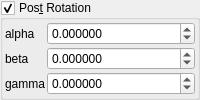
    <widget class="MyGroupBox" name="groupCheck_transf_rotation2_enabled_false">
     <property name="title">
      <string>Pos&amp;t Rotation</string>
     </property>
     <property name="checkable">
      <bool>true</bool>
     </property>
     <layout class="QVBoxLayout" name="verticalLayout_9" stretch="0">
      <property name="spacing">
       <number>2</number>
      </property>
      <property name="leftMargin">
       <number>2</number>
      </property>
      <property name="topMargin">
       <number>2</number>
      </property>
      <property name="rightMargin">
       <number>2</number>
      </property>
      <property name="bottomMargin">
       <number>2</number>
      </property>
      <item>
       <layout class="QGridLayout" name="gridLayout_25" columnstretch="0,1">
        <property name="spacing">
         <number>2</number>
        </property>
        <item row="1" column="0">
         <widget class="QLabel" name="label_44">
          <property name="text">
           <string notr="true">alpha</string>
          </property>
         </widget>
        </item>
        <item row="2" column="0">
         <widget class="QLabel" name="label_56">
          <property name="text">
           <string notr="true">beta</string>
          </property>
         </widget>
        </item>
        <item row="3" column="0">
         <widget class="QLabel" name="label_57">
          <property name="text">
           <string notr="true">gamma</string>
          </property>
         </widget>
        </item>
        <item row="1" column="1">
         <widget class="MyDoubleSpinBox" name="spinboxd3_transf_rotation2_x">
          <property name="sizePolicy">
           <sizepolicy hsizetype="Minimum" vsizetype="Maximum">
            <horstretch>0</horstretch>
            <verstretch>0</verstretch>
           </sizepolicy>
          </property>
          <property name="prefix">
           <string/>
          </property>
          <property name="suffix">
           <string/>
          </property>
          <property name="decimals">
           <number>6</number>
          </property>
          <property name="minimum">
           <double>-36000.000000000000000</double>
          </property>
          <property name="maximum">
           <double>36000.000000000000000</double>
          </property>
          <property name="singleStep">
           <double>1.000000000000000</double>
          </property>
         </widget>
        </item>
        <item row="2" column="1">
         <widget class="MyDoubleSpinBox" name="spinboxd3_transf_rotation2_y">
          <property name="sizePolicy">
           <sizepolicy hsizetype="Minimum" vsizetype="Maximum">
            <horstretch>0</horstretch>
            <verstretch>0</verstretch>
           </sizepolicy>
          </property>
          <property name="prefix">
           <string/>
          </property>
          <property name="suffix">
           <string/>
          </property>
          <property name="decimals">
           <number>6</number>
          </property>
          <property name="minimum">
           <double>-36000.000000000000000</double>
          </property>
          <property name="maximum">
           <double>36000.000000000000000</double>
          </property>
          <property name="singleStep">
           <double>1.000000000000000</double>
          </property>
         </widget>
        </item>
        <item row="3" column="1">
         <widget class="MyDoubleSpinBox" name="spinboxd3_transf_rotation2_z">
          <property name="sizePolicy">
           <sizepolicy hsizetype="Minimum" vsizetype="Maximum">
            <horstretch>0</horstretch>
            <verstretch>0</verstretch>
           </sizepolicy>
          </property>
          <property name="prefix">
           <string/>
          </property>
          <property name="suffix">
           <string/>
          </property>
          <property name="decimals">
           <number>6</number>
          </property>
          <property name="minimum">
           <double>-36000.000000000000000</double>
          </property>
          <property name="maximum">
           <double>36000.000000000000000</double>
          </property>
          <property name="singleStep">
           <double>1.000000000000000</double>
          </property>
         </widget>
        </item>
       </layout>
      </item>
     </layout>
    </widget>
